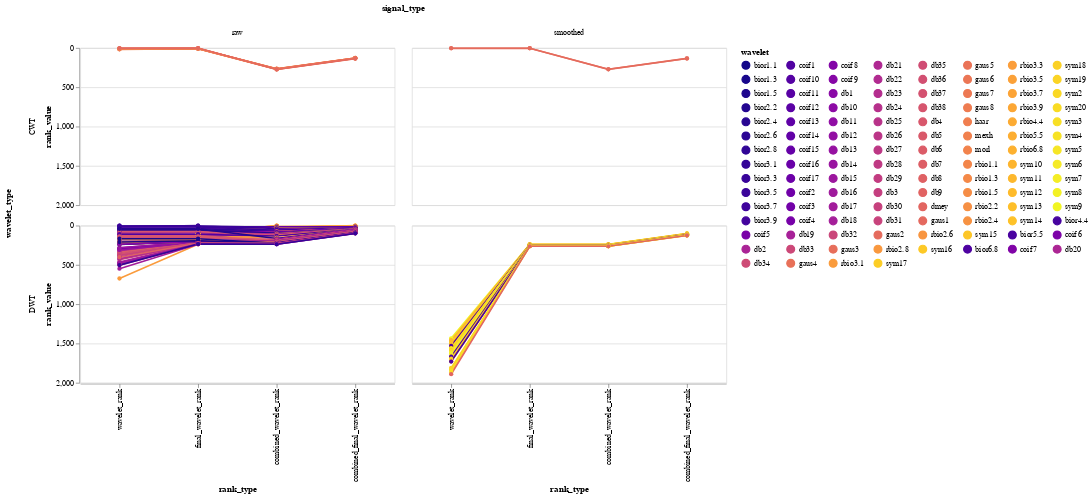

The notebook cell saved with this chart:
### Code cell
melted_subset_combined_results_df = pd.melt(subset_combined_results_df, id_vars=['htid',  'wavelet', 'wavelet_type', 'signal_type', ], value_vars=['wavelet_rank', 'final_wavelet_rank', 'combined_wavelet_rank', 'combined_final_wavelet_rank'], var_name='rank_type', value_name='rank_value')

selection = alt.selection_multi(fields=['wavelet'], bind='legend')
sort_order = ['wavelet_rank', 'final_wavelet_rank', 'combined_wavelet_rank', 'combined_final_wavelet_rank']
alt.Chart(melted_subset_combined_results_df).mark_line(point=True).encode(
	x=alt.X('rank_type', sort=sort_order),
	y=alt.Y('rank_value', scale=alt.Scale(reverse=True)),  # Invert the y-axis
	color=alt.Color('wavelet', scale=alt.Scale(scheme='plasma'), legend=alt.Legend(symbolLimit=0, columns=8)),
	column='signal_type',
	row='wavelet_type',
	tooltip=['wavelet', 'rank_value', 'rank_type', 'signal_type', 'wavelet_type', 'htid'],
	opacity=alt.condition(selection, alt.value(1), alt.value(0.2))
).add_params(selection).properties(
	width=400,
	height=200
)

### Figure 1 — Vega-Lite specification as saved in the notebook (floating-point values rounded to 4 significant figures; data arrays with more than 128 entries replaced by an {"elided": "..."} marker saying what was removed)
{"config": {"view": {"continuousWidth": 300, "continuousHeight": 300}}, "data": {"name": "data-f6fb82439c05bbb50261f39183b4369c"}, "mark": {"type": "line", "point": true}, "encoding": {"color": {"field": "wavelet", "legend": {"columns": 8, "symbolLimit": 0}, "scale": {"scheme": "plasma"}, "type": "nominal"}, "column": {"field": "signal_type", "type": "nominal"}, "opacity": {"condition": {"param": "param_2", "value": 1}, "value": 0.2}, "row": {"field": "wavelet_type", "type": "nominal"}, "tooltip": [{"field": "wavelet", "type": "nominal"}, {"field": "rank_value", "type": "quantitative"}, {"field": "rank_type", "type": "nominal"}, {"field": "signal_type", "type": "nominal"}, {"field": "wavelet_type", "type": "nominal"}, {"field": "htid", "type": "nominal"}], "x": {"field": "rank_type", "sort": ["wavelet_rank", "final_wavelet_rank", "combined_wavelet_rank", "combined_final_wavelet_rank"], "type": "nominal"}, "y": {"field": "rank_value", "scale": {"reverse": true}, "type": "quantitative"}}, "height": 200, "params": [{"name": "param_2", "select": {"type": "point", "fields": ["wavelet"]}, "bind": "legend"}], "width": 400, "$schema": "https://vega.github.io/schema/vega-lite/v5.8.0.json", "datasets": {"data-f6fb82439c05bbb50261f39183b4369c": {"elided": "544 records"}}}
